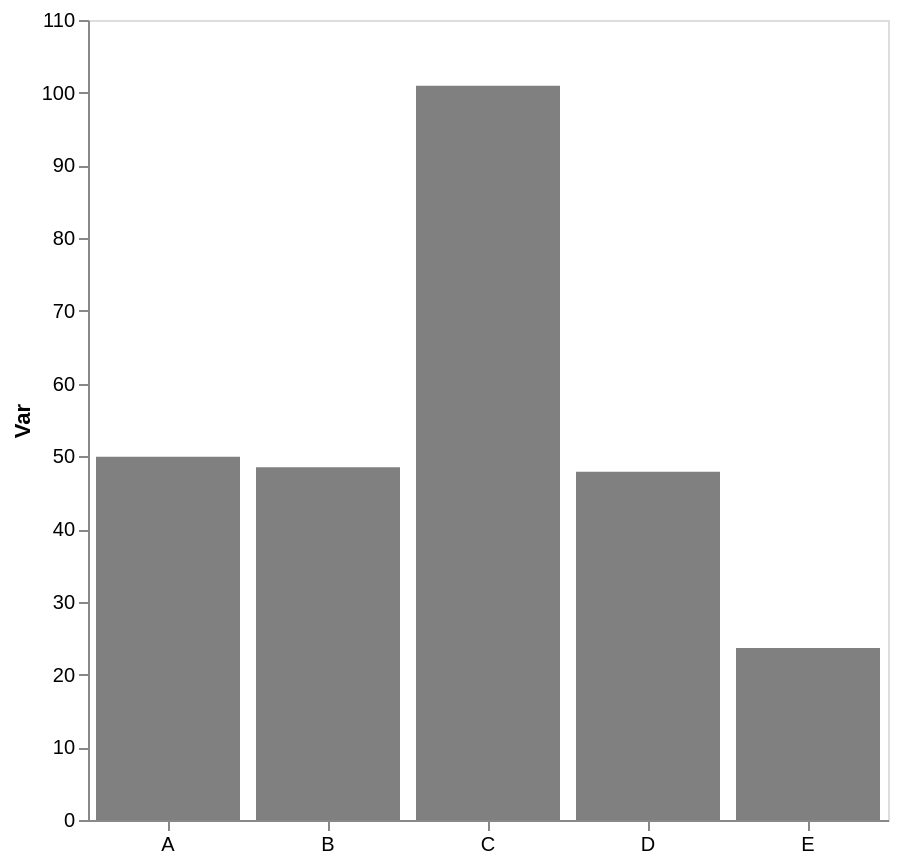

Here is the Vega-Lite specification saved for this chart:
### Vega-Lite specification from a JSON file in a GitHub repository (floating-point values rounded to 4 significant figures)
{"config": {"view": {"continuousWidth": 300, "continuousHeight": 300}, "axis": {"grid": false}, "bar": {"color": "gray"}}, "data": {"name": "data-b8a67fe44069d0e80418db4587904d86"}, "mark": {"type": "bar"}, "encoding": {"x": {"axis": {"labelAngle": 0, "title": null}, "field": "cat", "type": "nominal"}, "y": {"aggregate": "mean", "axis": {"title": "Var"}, "field": "var1", "type": "quantitative"}}, "height": 400, "width": 400, "$schema": "https://vega.github.io/schema/vega-lite/v5.17.0.json", "datasets": {"data-b8a67fe44069d0e80418db4587904d86": [{"cat": "C", "var1": 81.61, "var2": 49.36}, {"cat": "B", "var1": 53.71, "var2": 46.76}, {"cat": "E", "var1": 24.42, "var2": 51.27}, {"cat": "D", "var1": 58.68, "var2": 54.44}, {"cat": "A", "var1": 54.63, "var2": 61.23}, {"cat": "E", "var1": 22.95, "var2": 38.53}, {"cat": "E", "var1": 23.55, "var2": 56.41}, {"cat": "D", "var1": 34.89, "var2": 44.2}, {"cat": "D", "var1": 50.09, "var2": 41.42}, {"cat": "A", "var1": 45.24, "var2": 44.33}, {"cat": "B", "var1": 43.3, "var2": 60.58}, {"cat": "C", "var1": 120.3, "var2": 48.91}]}}
